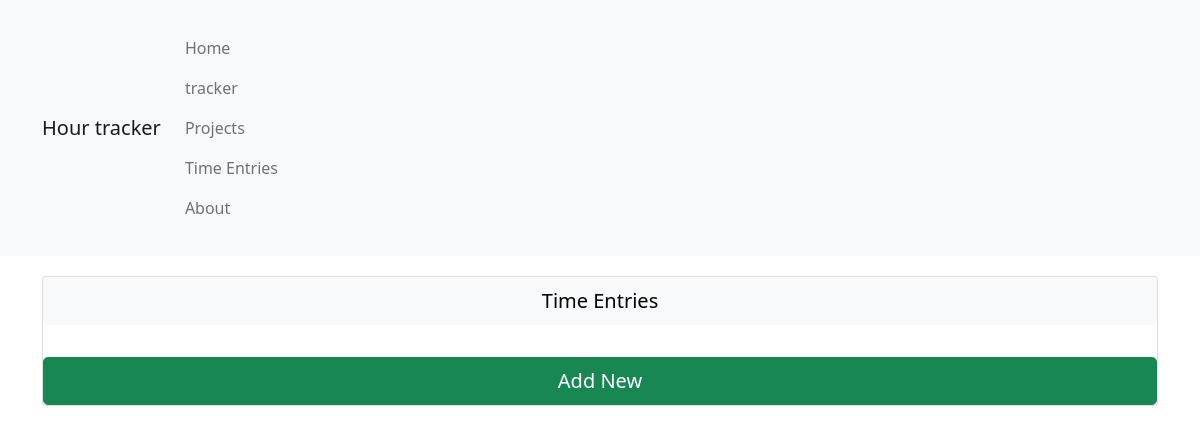
Before: /tracker/time_entries/ (signed in) with the older database file.
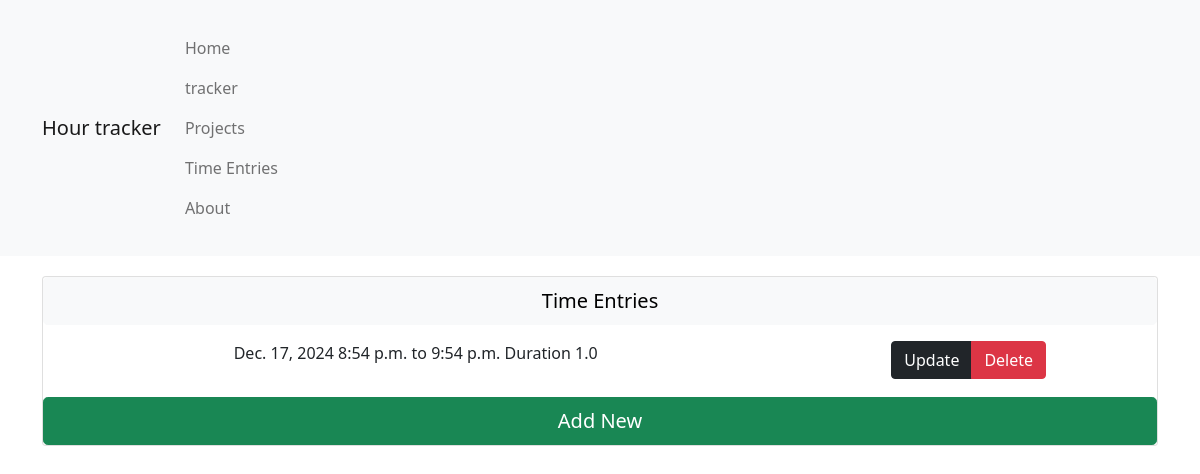
After: the same page with the newer database file.
### tracker/models.py (models this page shows, shortened)
class TimeEntry(models.Model):
    user = models.ForeignKey(User, on_delete=models.CASCADE)
    project = models.ForeignKey(Project, on_delete=models.CASCADE)
    date = models.DateField()
    start_time = models.TimeField()
    end_time = models.TimeField()
    def duration(self):
        from datetime import datetime, timedelta
        start = datetime.combine(self.date, self.start_time)
        end_date = self.date if self.end_time >= self.start_time else self.date + timedelta(days=1)
        end = datetime.combine(end_date, self.end_time)
        return round((end - start).total_seconds() / 3600, 2)  # Returns duration in hours

### tracker/views.py (the view)
# urls.py: path('time_entries/', TimeEntryListView.as_view(), name='time-entries'),
class TimeEntryListView(LoginRequiredMixin, ListView):
    model = TimeEntry
    template_name = 'time_entries.html'
    context_object_name = 'time_entries'
    def get_queryset(self):
        return TimeEntry.objects.filter(user=self.request.user)

### tracker/templates/time_entries.html (shortened to what this page needs)
{% extends "layout.html" %}
{% block content %}
    <div class="col-md-12">
        <div class="card">
            <div class="d-grid gap-2">
                <button type="button" class="btn btn-light btn-lg" id="#">Time Entries</button>
            </div>
            <div class="card-body">
                <div class="row text-center">
                    {% for time_entry in time_entries %}
                    <div class="col-8">
                        <p>{{ time_entry.date }} {{   time_entry.start_time }} to {{ time_entry.end_time }} Duration {{ time_entry.duration }}</p>
                    </div>
                    <div class="col-4">
                        <div class="btn-group btn-group-toggle" data-toggle="buttons">
                        <a type="button" href="{% url 'time-entry-update' time_entry.pk %}" class="btn btn-dark btn" >Update</a>
                        <a type="button" href="{% url 'time-entry-delete' time_entry.pk %}" class="btn btn-danger btn" >Delete</a>
                        </div>
                    </div>
                    {% endfor %}
                </div>
            </div>
            <div class="d-grid gap-2">
                <a type="button" href="{% url 'time-entry-add' %}" class="btn btn-success btn-lg " >Add New</a>
            </div>
        </div>
    </div>
{% endblock  %}

### templates/layout.html (shortened to what this page needs)
<!doctype html>
{% load static %}
<html lang="en">
  <head>
    <link href="https://cdn.jsdelivr.net/npm/bootstrap@5.0.2/dist/css/bootstrap.min.css" rel="stylesheet">
    <link href="https://cdn.jsdelivr.net/npm/bootstrap-icons/font/bootstrap-icons.css" rel="stylesheet">
    <link rel="stylesheet" href="{% static 'css/style.css' %}">
  </head>
  <body>
    <nav class="navbar navbar-expand-lg navbar-light bg-light">
        <div class="container">
          <a class="navbar-brand" href="/">Hour tracker</a>
          <div class="collapse navbar-collapse" id="navbarTogglerDemo02">
            <ul class="navbar-nav me-auto mb-2 mb-lg-0">
              <li class="nav-item">
                <a class="nav-link" href="/">Home</a>
                <a class="nav-link" href="/tracker">tracker</a>
                <a class="nav-link" href="/tracker/projects">Projects</a>
                <a class="nav-link" href="/timeentry">Time Entries</a>
                <a class="nav-link" href="/about">About</a>
              </li>
            </ul>
          </div>
        </div>
      </nav>
    <div class="container">
        <div class="row">
            <div class="col">
            {% block content %}
            {% endblock %}
            </div>
        </div>
      </div>
  </body>
</html>

### static/css/style.css (style rules this page uses)
body { background-color: white; }
.container { padding-top: 20px; padding-bottom: 20px; }
.navbar a { color: #6c757d; }

Changed rows visible on the page:
added TimeEntry: date "Dec. 17, 2024", start_time "8:54 p.m.", end_time "9:54 p.m.", duration "1.0"
